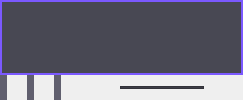
      <widget class="QWidget" name="projectPage">
       <layout class="QVBoxLayout" name="verticalLayout_4">
        <property name="spacing">
         <number>0</number>
        </property>
        <property name="leftMargin">
         <number>0</number>
        </property>
        <property name="topMargin">
         <number>0</number>
        </property>
        <property name="rightMargin">
         <number>0</number>
        </property>
        <property name="bottomMargin">
         <number>0</number>
        </property>
        <item>
         <widget class="dscontrol::DSTabWidget" name="tabWidget">
          <property name="styleSheet">
           <string notr="true">
             QTabWidget::pane {
             border: 2px solid #7B59FF;
             background-color: #484853;
             }
             QTabBar {
             border-bottom: 2px solid #7B59FF;
             }
             QTabWidget::tab-bar::tab {
             top: 2px;
             alignment: left;
             }
             QTabBar::tab {
             background-color: #484853;
             color: white;
             border-top-left-radius: 4px;
             border-top-right-radius: 4px;

             /*border-left: 2px solid transparent;
             border-top: 2px solid transparent;
             border-right: 2px solid transparent;*/
             border-bottom: none;

             /*width: 150px;*/
             min-width: 156px;
             min-height: 28px;
            /* padding-left: -8px;*/
             /*padding-right: 36px;*/
             /*padding-top: 2px;
             padding-bottom: 2px;*/
             border-bottom: 2px solid #7B59FF;
             border-left: 1px solid #2E2E2E;
             border-top: 1px solid #2E2E2E;
             border-right: none;

             font-size : 16px;
             }
             QTabBar::tab:selected {
             border-left: 2px solid #7B59FF;
             border-top: 2px solid #7B59FF;
             border-right: 2px solid #7B59FF;
             border-bottom: none;
             font-weight: bold;
             }
             QTabBar::tab:last:!selected {
             border-right: 1px solid #2E2E2E;
             }
             QTabBar::close-button {
             image: url(:/images/resources/toolbar/mode/tab-close.png);
             width: 24px;
             padding-left: -4px;
             padding-top: 4px;
             /*margin-right:10px;*/
             /*margin-left: -4px;*/
             }</string>
          </property>
          <property name="currentIndex">
           <number>-1</number>
          </property>
          <property name="elideMode">
           <enum>Qt::ElideRight</enum>
          </property>
          <property name="movable">
           <bool>true</bool>
          </property>
         </widget>
        </item>
        <item>
         <layout class="QHBoxLayout" name="horizontalLayout_7" stretch="0,1,0,0,0,0">
          <property name="spacing">
           <number>20</number>
          </property>
          <item>
           <widget class="QLabel" name="lblProjectInfo">
            <property name="styleSheet">
             <string notr="true">background: #605F6E; color: white; font-size : 12px;</string>
            </property>
            <property name="text">
             <string/>
            </property>
           </widget>
          </item>
          <item>
           <widget class="QLabel" name="lblItemInfo">
            <property name="styleSheet">
             <string notr="true">background: #605F6E; color: white; font-size : 12px;</string>
            </property>
            <property name="text">
             <string/>
            </property>
           </widget>
          </item>
          <item>
           <widget class="QLabel" name="lblCurrentScale">
            <property name="styleSheet">
             <string notr="true">background: #605F6E; color: white; font-size : 12px;</string>
            </property>
            <property name="text">
             <string/>
            </property>
            <property name="alignment">
             <set>Qt::AlignRight|Qt::AlignTrailing|Qt::AlignVCenter</set>
            </property>
           </widget>
          </item>
          <item>
           <widget class="QToolButton" name="btnZoomOut_2">
            <property name="styleSheet">
             <string notr="true">
                   QToolButton
                   {
                   border: none;
                   }
                 </string>
            </property>
            <property name="text">
             <string/>
            </property>
            <property name="icon">
             <iconset resource="../../resources.qrc">
              <normaloff>:/PanAndZoom/resources/PanAndZoom/MinusButton.png</normaloff>:/PanAndZoom/resources/PanAndZoom/MinusButton.png</iconset>
            </property>
           </widget>
          </item>
          <item>
           <widget class="QSlider" name="zoomSlider_">
            <property name="minimumSize">
             <size>
              <width>0</width>
              <height>25</height>
             </size>
            </property>
            <property name="styleSheet">
             <string notr="true">
               QSlider::groove:horizontal {
               height: 1px;
               background-color: #3D3D46;
               border: 1px solid #33333A;
               border-radius: 4px;
               }

               QSlider::handle:horizontal {
               background-color: transparent;
               image: url(:/PanAndZoom/resources/PanAndZoom/handler-normal.png);
               width: 15px;
               height: 16px;
               margin-top: -8px;
               margin-bottom: -8px;
               margin-left: -7px;
               margin-right: -7px;
               }

               QSlider::handle:horizontal:hover {
               image: url(:/PanAndZoom/resources/PanAndZoom/handler-hover.png);
               }
             </string>
            </property>
            <property name="maximum">
             <number>99</number>
            </property>
            <property name="orientation">
             <enum>Qt::Horizontal</enum>
            </property>
           </widget>
          </item>
          <item>
           <widget class="QToolButton" name="btnZoomIn_2">
            <property name="styleSheet">
             <string notr="true">
                   QToolButton
                   {
                   border: none;
                   }
                 </string>
            </property>
            <property name="text">
             <string/>
            </property>
            <property name="icon">
             <iconset resource="../../resources.qrc">
              <normaloff>:/PanAndZoom/resources/PanAndZoom/PlusButton.png</normaloff>:/PanAndZoom/resources/PanAndZoom/PlusButton.png</iconset>
            </property>
            <property name="iconSize">
             <size>
              <width>16</width>
              <height>16</height>
             </size>
            </property>
           </widget>
          </item>
         </layout>
        </item>
       </layout>
      </widget>
